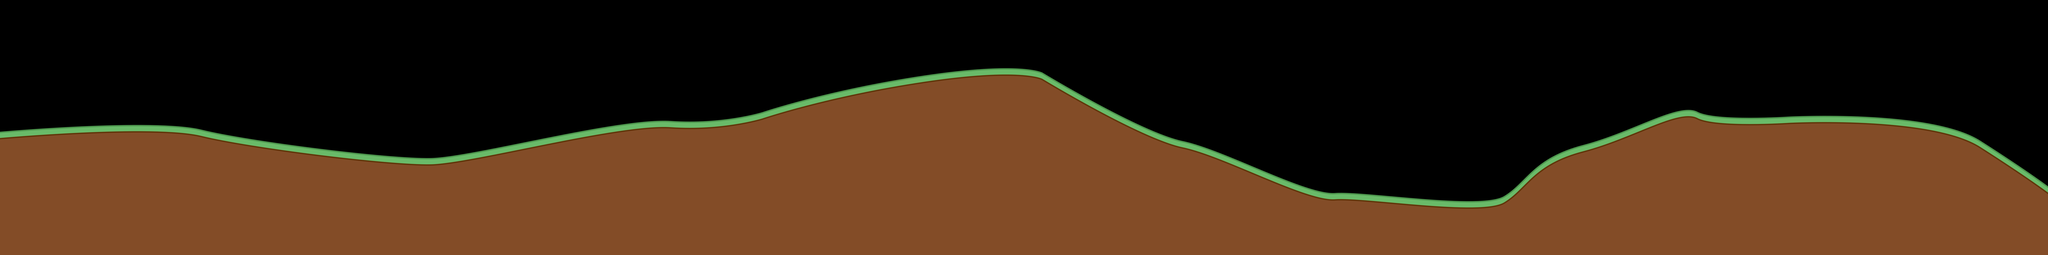

This is a level from a 2D game, rendered from its Tiled map with the project's own tilesets. A one-line summary and the complete map file follow:
An orthogonal 1x1 tile map with 9449x1181 px tiles, 1 tile layer (Map), 2 tilesets and 4 objects (floor).

<map version="1.0" tiledversion="1.1.2" orientation="orthogonal" renderorder="right-down" width="1" height="1" tilewidth="9449" tileheight="1181" infinite="0" nextobjectid="8">
 <tileset firstgid="1" name="HillClimbRacing_testmap" tilewidth="9449" tileheight="1181" tilecount="1" columns="1">
  <image source="test.png" trans="8f8b8b" width="9449" height="1181" />
  <tile id="0">
   <properties>
    <property name="collision" type="bool" value="true" />
   </properties>
   <objectgroup draworder="index">
    <object id="2" x="0" y="608.667">
     <polyline points="0,0 90.6667,-6 200,-13.3333 318.667,-20 448.667,-25.3333 561.333,-30.6667 670.667,-30.6667 760.667,-26.6667 852,-19.3333 895.333,-15.3333 943.333,-6.66667 1000,7.33333 1060,18.6667 1129.33,31.3333 1208,43.3333 1286.67,56 1408.67,73.3333 1469.33,82.6667 1557.33,92 1642,101.333 1750,112 1833.33,120 1896,125.333 1961.33,128 2014.67,124.667 2076,118 2134.67,108.667 2330,72 2513.33,36 2683.33,2.66667 2753.33,-12 2827.33,-20 2922,-38.6667 3038,-46 3109.33,-44.6667 3224,-44 3342,-51.3333 3416.67,-63.3333 3449.33,-70 3507.33,-82.6667 3611.33,-114.667 3676.67,-133.333 3736.67,-149.333 3814,-168.667 3915.33,-190.667 3996,-210 4098,-230 4198,-246.667 4279.33,-257.333 4375.33,-269.333 4474,-282.667 4562.67,-290.667 4651.33,-288 4716,-288.667 4772,-280.667 4804.67,-271.333 4876.67,-230.667 4957.33,-182.667 5040.67,-138 5104,-102 5176,-63.3333 5281.33,-14.6667 5391.33,30.6667 5445.33,46.6667 5482.67,50 5552.67,76.6667 5654,115.333 5750.67,154 5874,207.333 6022.67,264 6107.33,285.333 6157.33,287.333 6203.33,288 6264.67,290 6350,298 6469.33,306 6590.67,318 6683.33,323.333 6758.67,326.667 6840,323.333 6902.67,315.333 6939.33,306.667 6962.67,286.667 7020,237.333 7068,190 7122,145.333 7192.67,103.333 7264.67,76 7378,45.3333 7482,6.66667 7624,-52.6667 7669.33,-70 7718.67,-84.6667 7768,-94 7807.33,-98.6667 7831.33,-89.3333 7855.33,-79.3333 7898,-69.3333 7938,-66.6667 7992,-60.6667 8252.67,-63.3333 8360.67,-69.3333 8484.67,-68 8624,-64.6667 8718,-54.6667 8812,-46 8903.33,-28 8992.67,-9.33333 9036.67,4.66667 9113.33,36.6667 9198,89.3333 9272.67,142.667 9409.33,234 9449.33,262 9449,572.333 0,572.333 -2,1.33333" />
    </object>
   </objectgroup>
  </tile>
 </tileset>
 <tileset firstgid="2" name="coins_tileset" tilewidth="500" tileheight="500" tilecount="1" columns="1">
  <image source="../texturen/Coins/coins.png" width="500" height="500" />
  <tile id="0" type="coins">
   <properties>
    <property name="collides" type="bool" value="true" />
   </properties>
  </tile>
 </tileset>
 <layer name="Map" width="1" height="1">
  <data encoding="csv">
1
</data>
 </layer>
 <objectgroup name="Collisions">
  <object id="1" name="Polygon1" type="floor" x="1" y="614">
   <polygon points="0,0 157,-14 394,-28 623,-34 803,-29 875,-21 1028.91,9 1212,42 1296,54 1551,88 1841,115.333 1949,120 2053.67,117.333 2145.67,101.333 2240.33,84.6667 2443,43.3333 2553.67,18 2692.33,-7.33333 2815,-26.6667 2949.67,-46.6667 3061,-54 3143,-50 3236.33,-48.6667 3315.67,-56 3396.33,-66.6667 3451.67,-76 3515,-92 3622.33,-124.667 3704.33,-146.667 3792.33,-170 3938.33,-202.667 4067,-226.667 4235,-256.667 4355.67,-274.667 4461,-286.667 4548.33,-294 4652.5,-295.5 4710,-293.5 4789,-283.5 4828,-266 4878,-235.5 4993,-169 5061.5,-131 5129.5,-97.5 5186,-67.5 5321.67,-6 5399.67,24.6667 5469,42.6667 5523,58.6667 5577,75.3333 5645,101.333 5833.67,181.333 5923.67,218.667 6041,259.333 6126.33,280.667 6183.67,280 6236.33,282 6352.33,291.333 6507.67,302.667 6646.33,314.667 6763.67,318.667 6844,316.75 6899.75,310 6921,303.25 6943.5,292.75 6972.25,271.5 7016.25,231 7060.25,188.25 7099.5,154 7127,133.667 7173.33,106.333 7215,85.6667 7268.33,67.6667 7317.33,53.6667 7359.67,41.6667 7374.33,36 7430,17.6667 7501,-9.33333 7573.67,-38 7651,-70 7695,-85.6667 7729.33,-96 7768.67,-103.333 7795.67,-105 7813.33,-102.333 7825.67,-98.6667 7837,-93 7856.67,-86.3333 7890,-78.6667 7909,-76 7958.33,-70.6667 8035.67,-68 8127,-68.3333 8227.33,-72.6667 8297.33,-75.3333 8337.67,-76.3333 8468,-77 8546,-75 8638.5,-71 8720,-65.5 8791.5,-57.5 8862.5,-48 8928.5,-35.5 9010.33,-15.3333 9066.33,4.66667 9113,24 9131.67,35.3333 9158.33,54 9192.33,76 9225.67,97.3333 9377,197.5 9449.5,252 9448,567 -1,567" />
  </object>
 </objectgroup>
 <objectgroup name="Spawnpoint">
  <object id="4" x="445.333" y="398.667">
   <point />
  </object>
 </objectgroup>
 <objectgroup name="Collectables" offsetx="2.66667" offsety="-4">
  <object id="7" gid="2" x="868" y="570" width="40" height="40" />
 </objectgroup>
</map>
